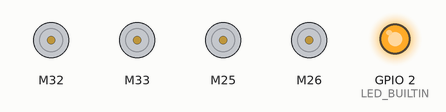
Simulated run of this sketch. Board: ESP32. On the bench: 4 × DC motor (green arrow = forward, orange = backward, longer = faster), output pins drawn as LEDs (lit = HIGH).

Above: at 1.1 s.
At 4.1 s:
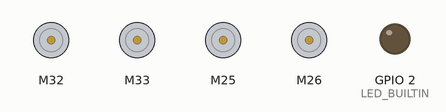
At 10.62 s:
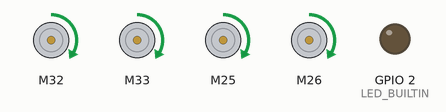
Timing chart, 0 to 15.0 s (numbered marks = the images above):
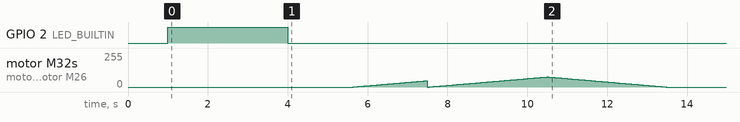

The sketch:

motor_test.ino
```cpp
/* Note: the following code is a modification of the Knob Example that
* comes with the ESC library, so that it works with an ESP32 DevKit V1
* and my particular ESC (generic 30A) and brushless motor (generic 2200KV)
*/

#include <ESP32Servo.h>  // ESP32Servo library installed by Library Manager
#include "ESC.h"         // RC_ESP library installed by Library Manager

#define ESC_PIN (32)     // connected to ESC control wire
#define ESC_PIN2 (33)
#define ESC_PIN3 (25)
#define ESC_PIN4 (26)

#define LED_BUILTIN (2)  // not defaulted properly for ESP32s/you must define it
#define POT_PIN (34)     // Analog pin used to connect the potentiometer center pin

// Note: the following speeds may need to be modified for your particular hardware.
#define MIN_SPEED 1040  // speed just slow enough to turn motor off
//#define MAX_SPEED 1240  // speed where my motor drew 3.6 amps at 12v.
#define MAX_SPEED 2000

ESC myESC(ESC_PIN, 1000, 2000, 500);  // ESC_Name (PIN, Minimum Value, Maximum Value, Arm Value)
ESC myESC2(ESC_PIN2, 1000, 2000, 500);
ESC myESC3(ESC_PIN3, 1000, 2000, 500);
ESC myESC4(ESC_PIN4, 1000, 2000, 500);

long int val;  // variable to read the value from the analog pin

void setup() {
  Serial.begin(9600);
  delay(1000);
  pinMode(POT_PIN, INPUT);

  pinMode(ESC_PIN, OUTPUT);
  pinMode(ESC_PIN2, OUTPUT);
  pinMode(ESC_PIN3, OUTPUT);
  pinMode(ESC_PIN4, OUTPUT);

  pinMode(LED_BUILTIN, OUTPUT);
  digitalWrite(LED_BUILTIN, HIGH);  // set led to on to indicate arming
  myESC.arm();                      // Send the Arm command to ESC
  myESC2.arm();
  myESC3.arm();
  myESC4.arm();

  delay(3000);                      // Wait a while
  digitalWrite(LED_BUILTIN, LOW);   // led off to indicate arming completed

  // the following loop turns on the motor slowly, so get ready
  for (int i = 0; i < 350; i++) {      // run speed from 840 to 1190
    myESC.speed(MIN_SPEED - 200 + i);  // motor starts up about half way through loop
    myESC2.speed(MIN_SPEED - 200 + i);
    myESC3.speed(MIN_SPEED - 200 + i);
    myESC4.speed(MIN_SPEED - 200 + i);
    delay(10);
  }
}  // speed will now jump to pot setting

int i = 0;
int flag = 0;
void loop() {
  //val = analogRead(POT_PIN);  // read the pot (value between 0 and 4095 for ESP32 12 bit A to D)
  //Serial.println(val);
  //val = map(val, 0, 4095, MIN_SPEED, MAX_SPEED);  // scale pot reading to valid speed range
  //myESC.speed(val);                               // sets the ESC speed
  if(i < 300){
    myESC.speed(1000 + i);
    myESC2.speed(1000 + i);
    myESC3.speed(1000 + i);
    myESC4.speed(1000 + i);
    i++;
  }else if(flag == 0){
    flag = 1;
    for(int j = 1000 + i; j > 1000 ; j--){
      myESC.speed(j);
      myESC2.speed(j);
      myESC3.speed(j);
      myESC4.speed(j);
      delay(10);
    }
  }


  delay(10);                                 // Wait for a while
}
```
